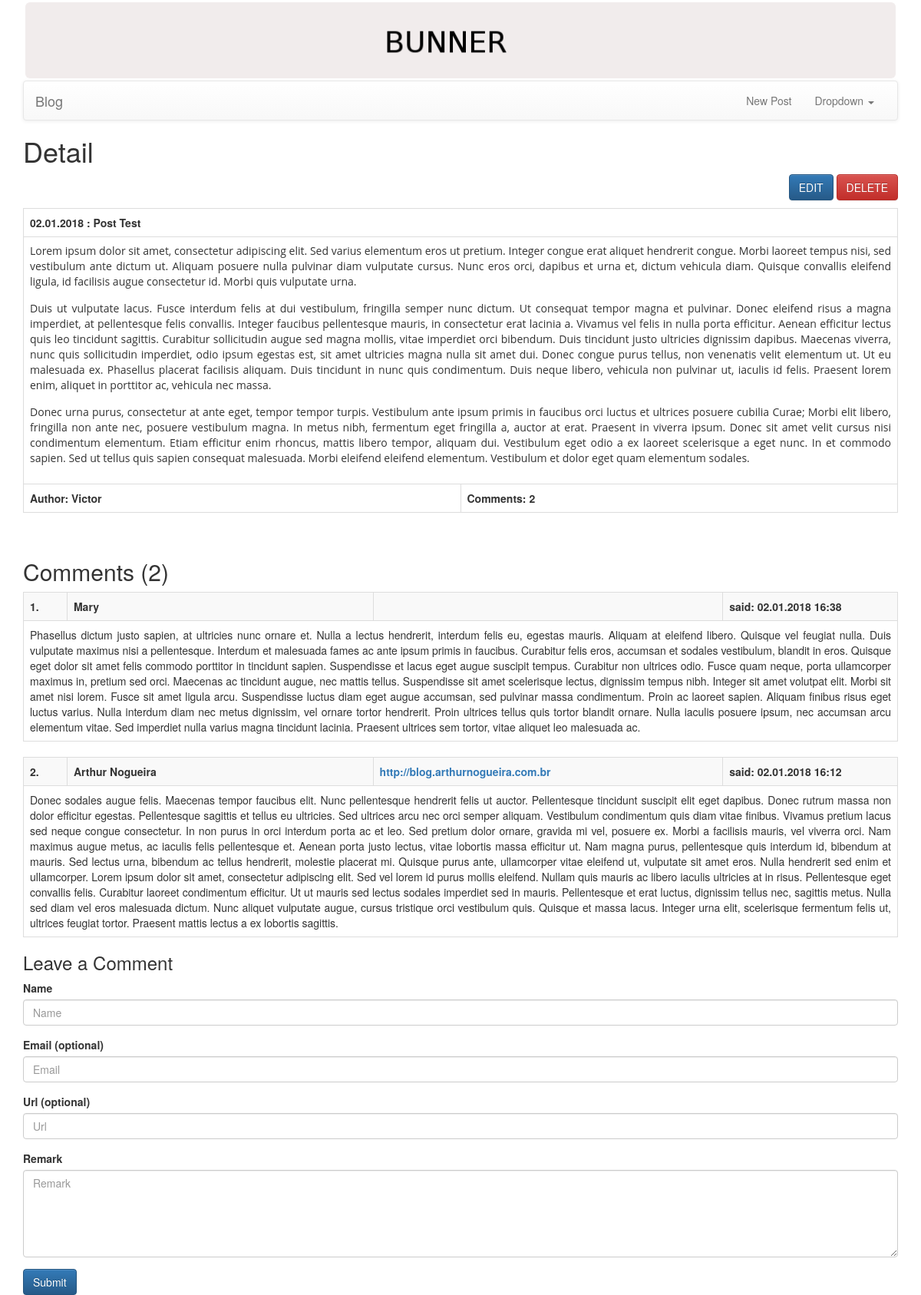
The page /index.php?r=post/detail&id=12 on the database its author committed.
### tables this page shows
CREATE TABLE `post` (
  `id` int(11) NOT NULL AUTO_INCREMENT,
  `title` varchar(100) DEFAULT NULL,
  `description` longtext,
  `author_id` int(11) DEFAULT NULL,
  `date_insert` timestamp NOT NULL DEFAULT CURRENT_TIMESTAMP ON UPDATE CURRENT_TIMESTAMP,
  `date_publication` timestamp NOT NULL DEFAULT CURRENT_TIMESTAMP ON UPDATE CURRENT_TIMESTAMP,
  PRIMARY KEY (`id`),
  KEY `fk_post_1_idx` (`author_id`),
  CONSTRAINT `fk_post_1` FOREIGN KEY (`author_id`) REFERENCES `author` (`id`) ON DELETE NO ACTION ON UPDATE NO ACTION
);

CREATE TABLE `author` (
  `id` int(11) NOT NULL AUTO_INCREMENT,
  `name` varchar(45) DEFAULT NULL,
  `login` varchar(45) DEFAULT NULL,
  `password` varchar(45) DEFAULT NULL,
  PRIMARY KEY (`id`)
);

CREATE TABLE `comment` (
  `id` int(11) NOT NULL AUTO_INCREMENT,
  `name` varchar(100) DEFAULT NULL,
  `email` varchar(100) DEFAULT NULL,
  `url` varchar(100) DEFAULT NULL,
  `remark` longtext,
  `post_id` int(11) DEFAULT NULL,
  `date_insert` timestamp NOT NULL DEFAULT CURRENT_TIMESTAMP ON UPDATE CURRENT_TIMESTAMP,
  PRIMARY KEY (`id`),
  KEY `fk_comment_1_idx` (`post_id`),
  CONSTRAINT `fk_comment_1` FOREIGN KEY (`post_id`) REFERENCES `post` (`id`) ON DELETE NO ACTION ON UPDATE NO ACTION
);

### controllers/PostController.php (called while the page is built, shortened)
<?php
class PostController extends BaseController {
    public function actionDetail() {
        $id = $_GET['id'];
        $comment = ModelFactory::create('Comment');
        $post = Post::find($id);
        $this->render('views/post/detail', ['post' => $post, 'comment' => $comment]);
    }
}

### components/Application.php (called while the page is built, shortened)
<?php
class Application extends BaseApplication {
    public $router;
    public $controller;
    public function run() {
        $this->lifeCicle();
    }
    private function lifeCicle() {
        $this->bootstrap();
    }
    private function bootstrap() {
        $this->controller->callAction($this->router->getActionName());
    }
    private function setRouter(BaseRouter $router) {
        $this->router = $router;
    }
    private function setController(BaseController $controller) {
        $this->controller = $controller;
    }
}

### index.php (called while the page is built, shortened)
<?php
require(__DIR__ . '/autoloader.php');
$config = require(__DIR__ . '/config/main.php');
$app = \app\components\Application::getInstance($config);
$app->run();

### models/Post.php (called while the page is built, shortened)
<?php
class Post extends BaseModel {
    public static function find($id) {
        $conn = Application::app()->db->conn;
        $sql = 'SELECT p.id as id, p.title as title, ' .
                ' p.description as description, date_insert, ' .
                ' DATE_FORMAT(p.date_publication, "%d.%m.%Y") as date_publication, ' .
                ' a.id as author_id, a.name as author ' .
                ' FROM post p, author a ' .
                ' where p.author_id = a.id and p.id =:id ' .
                ' ORDER BY date_insert DESC ';
        $stmt = $conn->prepare($sql);
        $stmt->bindParam(':id', $id);
        $stmt->execute();
        $post = ModelFactory::create('Post');
        $result = $stmt->fetch(\PDO::FETCH_ASSOC);
        $post->loadAttributes($result);
        $post->comments = [];
        $comments = Comment::findByPostId($post->id);
        $post->comments = $comments;
        return $post;
    }
}

### components/base/Base.php (called while the page is built, shortened)
<?php
abstract class Base {
    private $data = [];
    public function __set($name, $value) {
        $this->data[$name] = $value;
    }
    public function __get($name) {
        if (array_key_exists($name, $this->data)) {
            return $this->data[$name];
        }
        return null;
    }
}

### autoloader.php (called while the page is built, shortened)
<?php
spl_autoload_register(function ($class) {
    $class = ltrim($class, '\\');
    $arr = explode('\\', $class);
    $fileName = end($arr);
    $components_commons = __DIR__ . '/components/commons/' . $fileName . '.php';
    $components_base = __DIR__ . '/components/base/' . $fileName . '.php';
    $components_validators = __DIR__ . '/components/validators/' . $fileName . '.php';
    $components = __DIR__ . '/components/' . $fileName . '.php';
    $models = __DIR__ . '/models/' . $fileName . '.php';
    $controllers = __DIR__ . 'controllers/' . $fileName . '.php';
});

### components/commons/Helper.php (called while the page is built, shortened)
<?php
class Helper {
    static function dateFormat($value, $format) {
        $date = new \DateTime($value);
        return $date->format($format);
    }
    static function decodeHTML($value) {
        return html_entity_decode($value);
    }
}

### models/Comment.php (called while the page is built, shortened)
<?php
class Comment extends ModelBase {
    static function findByPostId($postId) {
        $conn = Application::app()->db->conn;
        $sql = "SELECT * FROM comment where post_id = ? ORDER BY date_insert DESC";
        $stmt = $conn->prepare($sql);
        $stmt->execute([
            $postId
        ]);
        $rows = $stmt->fetchAll(\PDO::FETCH_ASSOC);
        $out = [];
        foreach ($rows as $row) {
            $comment = ModelFactory::create('Comment');
            $comment->loadAttributes($row);
            $out[] = $comment;
        }
        return $out;
    }
}

### views/post/detail.php (the view, shortened to what this page needs)
<?php $this->render('views/layout/header', []); ?>
<?php $this->render('views/layout/bunner', []); ?>
<?php $this->render('views/layout/menu', []); ?>
<?php
$post = $params['post'];
$form = $params['comment'];
?>
<h1>Detail</h1>
<div class="display-buttons">
    <a class="btn btn-primary" href="./index.php?r=post/update&id=<?= $post->id ?>">
        EDIT
    </a>
    <button type="button" class="btn btn-danger" data-toggle="modal" data-target="#exampleModal">
        DELETE
    </button>
</div>
<table class="table table-bordered">
    <tr>
        <th colspan="2"><?= Helper::dateFormat($post->date_insert, 'd.m.Y') ?> : <?php echo $post->title ?></th>
    </tr>
    <tr>
        <td colspan="2"><?= Helper::decodeHTML($post->description); ?></td>
    </tr>
    <tr>
        <th>Author: <?php echo $post->author ?></th><th>Comments: <?php echo count($post->comments) ?></th>
    </tr>
</table>
<br>
<h2>Comments (<?= count($post->comments); ?>)</h2>
<?php
if (is_array($post->comments) && count($post->comments) > 0) {
    $counter = 1;
    foreach ($post->comments as $comment) {
        ?>
        <table class="table table-striped table-bordered">
            <tr>
                <th width="5%"><?php echo $counter ?>. </th>
                <th width="35%"><?php echo $comment->name ?></th>
                <th width="40%"><a href="<?= filter_var($comment->url, FILTER_SANITIZE_URL) ?>" target="_blank"><?php echo $comment->url ?></th>
                <th width="20%"> said: <?= Helper::dateFormat($comment->date_insert, 'd.m.Y H:s') ?></th>
            </tr>
            <tr>
                <td colspan="4" class="text-justify"><?= Helper::decodeHTML($comment->remark); ?></td>
            </tr>
        </table>
        <?php
        $counter++;
    }
} else {
    ?>
    <div class="alert alert-info" role="alert">No comments were founded.</div>
    <?php
}
?>
<h3>Leave a Comment</h3>
<?php $this->render('views/post/_comments_form', $params); ?>
    <?php $this->render('views/layout/footer', []); ?>

### components/base/Controller.php (shortened to what this page needs)
<?php
abstract class Controller extends Base {
    final public function callAction($actionName) {
        $realName = 'action' . ucfirst($actionName);
        if (is_callable([$this, $realName])) {
            $this->$realName();
        } else {
            throw new \Exception("The action $realName does not exist!");
        }
    }
    public function render($viewFile, $params = []) {
        include $viewFile . '.php';
    }
}
?>

### views/layout/header.php (shortened to what this page needs)
<!DOCTYPE html>
<html>
    <head>
        <link rel="stylesheet" href="//maxcdn.bootstrapcdn.com/bootstrap/3.2.0/css/bootstrap.min.css">
        <link rel="stylesheet" href="//maxcdn.bootstrapcdn.com/bootstrap/3.2.0/css/bootstrap-theme.min.css">
        <link rel="stylesheet" href="./assets/css/style.css">
    </head>
    <body>
    <div class="container">

### views/layout/bunner.php
<div class="bunner">
    <img src="./assets/imgs/bunner.png" class="img-responsive img-rounded">
</div>

### views/layout/menu.php (shortened to what this page needs)
<nav class="navbar navbar-default" role="navigation">
  <div class="container-fluid">
    <div class="navbar-header">
      <a class="navbar-brand" href="./index.php">Blog</a>
    </div>
    <div class="collapse navbar-collapse" id="bs-example-navbar-collapse-1">
      <ul class="nav navbar-nav navbar-right">
        <li><a href="./index.php?r=post/create">New Post</a></li>
        <li class="dropdown">
          <a href="#" class="dropdown-toggle" data-toggle="dropdown">Dropdown <span class="caret"></span></a>
        </li>
      </ul>
    </div>
  </div>
</nav>

### views/post/_comments_form.php
<form action="<?php echo $_SERVER['REQUEST_URI'] ?>" method='post'>
    <div class="form-group">
        <label for="name">Name</label>
        <input type="text" class="form-control" id="name" name="comment[name]" value='<?= $form->name ?>' placeholder="Name">
    </div>
    <div class="form-group">
        <label for="email">Email (optional)</label>
        <input type="text" class="form-control" id="email" name="comment[email]" value='<?= $form->email ?>' placeholder="Email">
    </div>
    <div class="form-group">
        <label for="url">Url (optional)</label>
        <input type="text" class="form-control" id="url" name="comment[url]" value='<?= $form->url ?>' placeholder="Url">
    </div>
    <div class="form-group">
        <label for="remark">Remark</label>
        <textarea class="form-control" id="remark" name="comment[remark]" placeholder="Remark" rows="5" ><?= $form->remark ?></textarea>
    </div>
    <button type="submit" class="btn btn-primary">Submit</button>
</form>

### views/layout/footer.php (shortened to what this page needs)
</body>
</html>

### assets/css/style.css (style rules this page uses)
.bunner { text-align: center; padding: 3px; }
.display-buttons { text-align: right; margin-bottom: 10px }

### rows shown on the page
post: date_insert "02.01.2018", title "Post Test", description "Lorem ipsum dolor sit amet, consectetur adipiscing elit. Sed varius elementum eros ut pretium. Integer congue erat aliquet hendrerit congue. Morbi laoreet tempus nisi, sed vestibulum ante dictum ut. Aliquam posuere nulla pulvinar diam vulputate cursus. Nunc eros orci, dapibus et urna et, dictum vehicula diam. Quisque convallis eleifend ligula, id facilisis augue consectetur id. Morbi quis vulputate urna. Duis ut vulputate lacus. Fusce interdum felis at dui vestibulum, fringilla semper nunc dictum. Ut consequat tempor magna et pulvinar. Donec eleifend risus a magna imperdiet, at pellentesque felis convallis. Integer faucibus pellentesque mauris, in consectetur erat lacinia a. Vivamus vel…", author.name "Victor"
comment: name "Mary", date_insert "02.01.2018 16:38", remark "Phasellus dictum justo sapien, at ultricies nunc ornare et. Nulla a lectus hendrerit, interdum felis eu, egestas mauris. Aliquam at eleifend libero. Quisque vel feugiat nulla. Duis vulputate maximus nisi a pellentesque. Interdum et malesuada fames ac ante ipsum primis in faucibus. Curabitur felis eros, accumsan et sodales vestibulum, blandit in eros. Quisque eget dolor sit amet felis commodo porttitor in tincidunt sapien. Suspendisse et lacus eget augue suscipit tempus. Curabitur non ultrices odio. Fusce quam neque, porta ullamcorper maximus in, pretium sed orci. Maecenas ac tincidunt augue, nec mattis tellus. Suspendisse sit amet scelerisque lectus, dignissim tempus nibh. Integer sit amet…"
comment: name "Arthur Nogueira", url "http://blog.arthurnogueira.com.br", date_insert "02.01.2018 16:12", remark "Donec sodales augue felis. Maecenas tempor faucibus elit. Nunc pellentesque hendrerit felis ut auctor. Pellentesque tincidunt suscipit elit eget dapibus. Donec rutrum massa non dolor efficitur egestas. Pellentesque sagittis et tellus eu ultricies. Sed ultrices arcu nec orci semper aliquam. Vestibulum condimentum quis diam vitae finibus. Vivamus pretium lacus sed neque congue consectetur. In non purus in orci interdum porta ac et leo. Sed pretium dolor ornare, gravida mi vel, posuere ex. Morbi a facilisis mauris, vel viverra orci. Nam maximus augue metus, ac iaculis felis pellentesque et. Aenean porta justo lectus, vitae lobortis massa efficitur ut. Nam magna purus, pellentesque quis…"

### other values the page prints
count($post->comments) "2"
